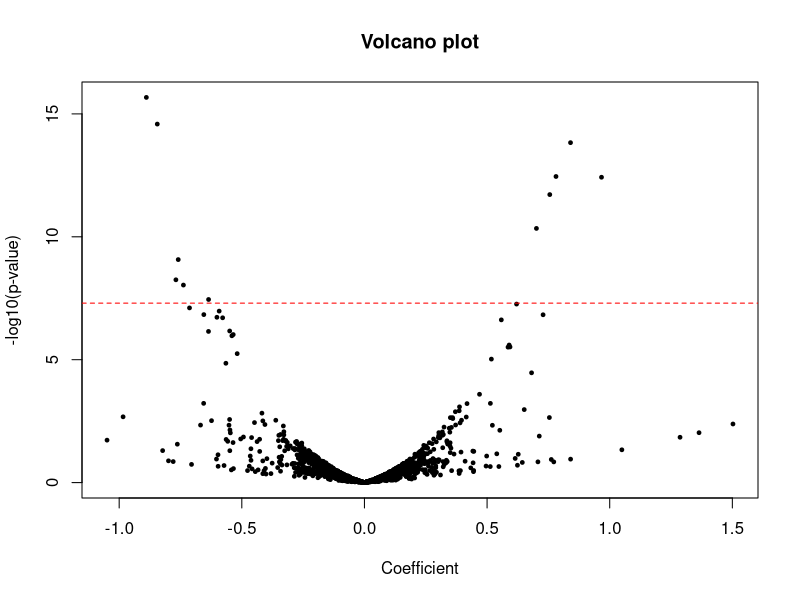
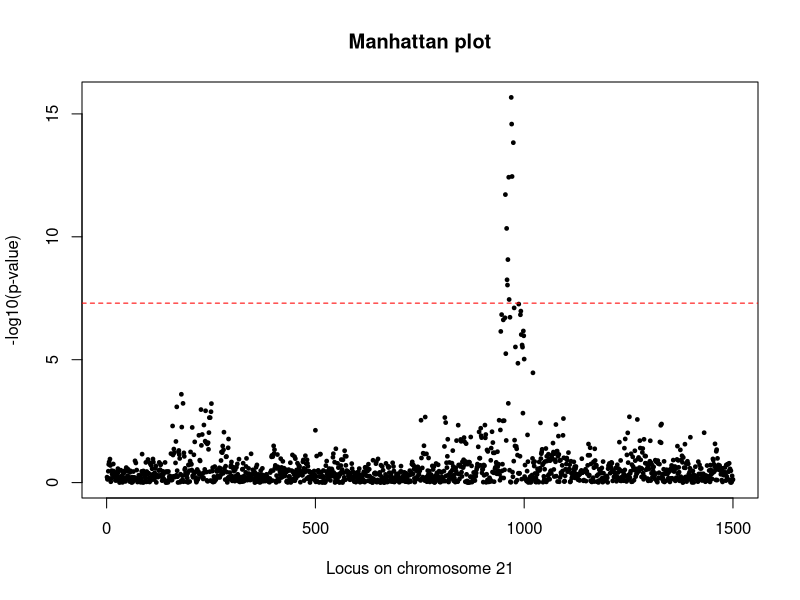
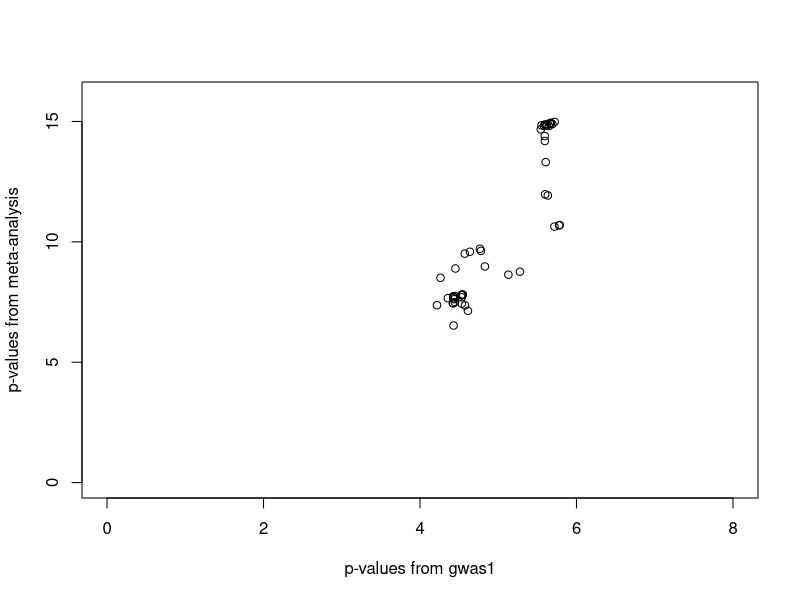

These charts were generated, in order, by the following R code:
## ---- chunk 1
library(data.table)
chrom21 <- fread("chrom21.csv")
chrom21
## ---- chunk 2
table(is.na(chrom21))
## ---- chunk 3
for (colnm in colnames(chrom21[, -1])) {
  chrom21[[colnm]] [is.na(chrom21[[colnm]])] <-
    mean(chrom21[[colnm]], na.rm = T)
}
## ---- chunk 4
snp1 <- lm(outcome ~ snp1, data = chrom21) 
coef(summary(snp1))
## ---- chunk 5
# run univariate tests of associations for all SNPs(columns of az) 
univ.lm.test <- function(x, y) { 
  stopifnot (length(x) == length(y)) 
  regr <- lm(y ~ x) 
  
  # remove the row corresponding to the intercept and the column containing 
  # the t-value, then convert to a data table 
  output <- data.table(coef(summary(regr)))[-1, -3] 
  
  # assign better column names 
  colnames(output) <- c("beta", "std.error", "p.value")
  output
  }
## ---- chunk 6
univ.lm.test(chrom21$snp1, chrom21$outcome) 
## ---- chunk 7
crude <- NULL 
for (snp in 2:ncol(chrom21)) {# skip column 1 as it contains the outcome 
  crude <- rbind(crude, 
                 univ.lm.test(chrom21[[snp]], chrom21$outcome) ) 
  } 

# add column of snp identifiers 
crude <- cbind(snp = colnames(chrom21)[-1], crude)
## ---- chunk 8
plot(crude[, .(beta, -log10(p.value))], 
     pch = 19, cex = 0.5,
     main = "Volcano plot", 
     xlab = "Coefficient", 
     ylab = "-log10(p-value)" 
     )
abline(h = -log10(5e-8), lty = 2, col = "red") # genome-wide significance threshold
## ---- chunk 9
plot(-log10(crude$p.value), 
     pch = 19, cex = 0.5, 
     main = "Manhattan plot", 
     xlab = "Locus on chromosome 21", 
     ylab = "-log10(p-value)"
     )
abline(h = -log10(5e-8), lty = 2, col = "red") # genome-wide significance threshold
dim(crude)
## ---- chunk 10
# subset of snps to enter the genetic risk score
chrom21.grs <- chrom21[, .SD, .SDcols = crude[p.value < 1e-5]$snp]
## ---- chunk 11
snps.grs <- crude[p.value < 1e-5] 
chrom21.grs <- chrom21[, .SD, .SDcols = crude[p.value < 1e-5]$snp] 
unweighted.score <- as.matrix(chrom21.grs) %*% sign(snps.grs$beta) 
## ---- chunk 12
mod.unweighted <- lm(chrom21$outcome ~ unweighted.score)
coef(summary(mod.unweighted))
## ---- chunk 13
weighted.score <- as.matrix(chrom21.grs) %*% snps.grs$beta 
mod.weighted <- lm(chrom21$outcome ~ weighted.score) 
coef(summary(mod.weighted)) 
## ---- chunk 14
# standardized regression coefficients 
beta.unweighted.std <- coef(mod.unweighted)[2] * sd(unweighted.score) 
beta.weighted.std <- coef(mod.weighted)[2] * sd(weighted.score) 
round(c(beta.unweighted.std, beta.weighted.std), 3) 
## ---- chunk 15
# ensure that the ordering of snps ts respected
stopifnot(colnames(chrom21)[-1] == crude$snp) 
all.score <- as.matrix(chrom21[, -1]) %*% crude$beta

# standardize the score to allow for direct comparison of effect sizes 
all.score <- all.score / sd(all.score) 
mod.all <- lm(chrom21$outcome ~ all.score) 
coef(summary(mod.all))
## ---- chunk 16
library (caret) 
set.seed(1) 
train.idx <- createDataPartition(chrom21$outcome, p = 0.7)$Resample1
## ---- chunk 17
chrom21.train <- chrom21[train.idx] 
crude <- NULL
for (snp in 2:ncol(chrom21.train)) { 
  crude <- rbind(crude,
                 univ.lm.test(chrom21.train[[snp]], chrom21.train[[1]])) 
  }

# add column of snp identifiers
crude <- cbind(snp=colnames(chrom21.train)[-1], crude)
## ---- chunk 18
snps.grs <- crude[p.value < 1e-5]
chrom21.grs <- chrom21[, .SD, .SDcols = crude[p.value < 1e-5]$snp] 
weighted.score <- as.matrix(chrom21.grs) %*% snps.grs$beta
## ---- chunk 19
model.score <- lm(outcome ~ weighted.score, data=chrom21, subset=train.idx)
## ---- chunk 20
pred <- predict(model.score, newdata=chrom21)[-train.idx]
## ---- chunk 21
round(cor(pred, chrom21$outcome[-train.idx]), 3)
round(cor(pred, chrom21$outcome[-train.idx])^2, 3)
## ---- chunk 22
# Use fread() to load data. It does not convert strings to factors 
gwas1 <- fread("OPN_sub_study1.txt") 
gwas2 <- fread("OPN_sub_study2.txt") 
## ---- chunk 23
gwas1 <- gwas1[rsid %in% gwas2$rsid]
gwas2 <- gwas2[rsid %in% gwas1$rsid] 

# order by chromosome and position 
gwas1 <- gwas1[order(chromosome, position)] 
gwas2 <- gwas2[order(chromosome, position)]
all.equal(gwas1$rsid, gwas2$rsid) 
## ---- chunk 24
both.ok <- gwas1$A1 == gwas2$A1 & gwas1$A2 == gwas2$A2 
flipped <- gwas1$A1 == gwas2$A2 & gwas1$A2 == gwas2$A1 
table(both.ok, flipped) 
## ---- chunk 25
beta1 <- gwas1$Effect_A1
beta2 <- gwas2$Effect_A1
beta2[flipped] <- -beta2[flipped]
## ---- chunk 26
weight.gwas1 <- 1 / gwas1$StdErr_A1^2 
weight.gwas2 <- 1 / gwas2$StdErr_A1^2
## ---- chunk 27
head(weight.gwas1)
head(weight.gwas2)
## ---- chunk 28
beta.ma <- (weight.gwas1 * beta1 + weight.gwas2 * beta2) / (weight.gwas1 + weight.gwas2) 
se.ma <- sqrt(1 / (weight.gwas1 + weight.gwas2))
## ---- chunk 29
pval.ma <- 2 * pnorm(abs(beta.ma / se.ma), lower.tail = FALSE)
plot(-log10(gwas1$P.value), -log10(pval.ma), 
     xlim = c(0, 8), ylim = c(0, 16), 
     xlab = "p-values from gwas1", 
     ylab = "p-values from meta-analysis"
     )

## ---- chunk 30
# insert code here
## ---- chunk 31
# insert code here
## ---- chunk 32
# insert code here
## ---- chunk 33
# insert code here
## ---- chunk 34
# insert code here
## ---- chunk 35
# insert code here
## ---- chunk 36
# insert code here
## ---- chunk 37
# insert code here
## ---- chunk 38
# insert code here
## ---- chunk 39
# insert code here
## ---- chunk 40
# insert code here
